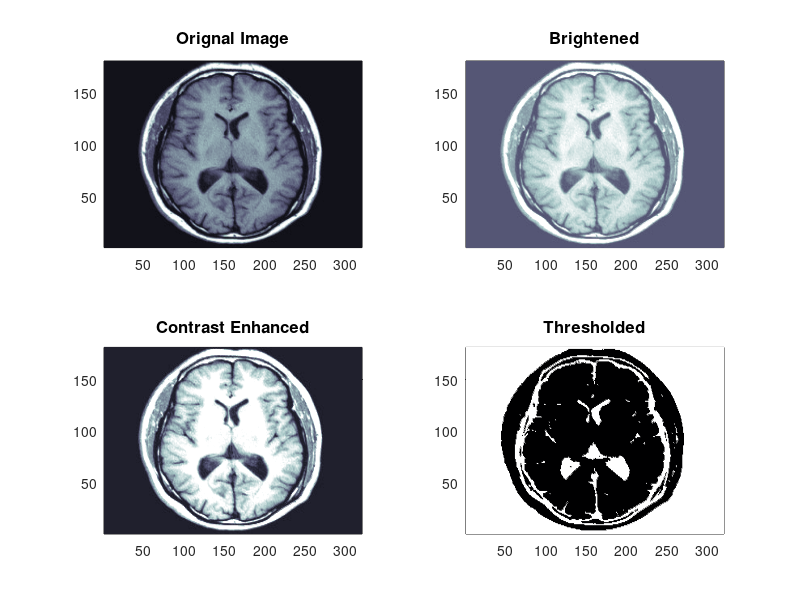

Here is the MATLAB script that generated this plot:
% John Semmlow- 'Signals and Systems for Bioengineers, A MATLAB - Based Introduction', 2ndEd
% Example 2.8  Example to apply some mathmatical and threshold 
% operations to an MR image of the brain.  
% MR image of the brain that has been brightened, contrast-enhanced, and thresholded.

thresh = .25;        % Set threshold 
load brain;          % Load image   
[r c] = size(I);     % Determine size of image
figure(1)
hold on

subplot(2,2,1);
pcolor(I);           % Display image 
shading interp;      % Use interpolation 
colormap(bone);      % use a grayscale colormap
caxis([0 1]);        % Fix pcolor scale
title('Orignal Image','FontSize',12);
%
subplot(2,2,2);
I_1 = I + .3;          % Brighten the image by adding 0.3
pcolor(I_1);           % Display image 
shading interp;        % Use interpolation 
colormap(bone);        % use a grayscale colormap
caxis([0 1]);          % 
title('Brightened','FontSize',12);
%
subplot(2,2,3);
I_1 = 1.75*I;          % Increase image contrast by multiplying by 1.75
pcolor(I_1);           % Display image 
shading interp;        % Use interpolation 
colormap(bone);        % use a grayscale colormap
caxis([0 1]);          % 
title('Contrast Enhanced','FontSize',12);
%
subplot(2,2,4);
thresh = 0.25;
for k = 1:r
    for j = 1:c
        if I(k,j) > thresh         % Test each pixel separately
            I_1(k,j) = 0;%I(k,j);  % Make it black
        else 
            I_1(k,j) = 1;          % If low make corresponding pixel white
        end
    end
end
pcolor(I_1);           % Display image 
shading interp;        % Use interpolation 
colormap(bone);        % use a grayscale colormap
title('Thresholded','FontSize',12);
        
%In thresholding, the darker regions are shown as white and all other regions as black.
 